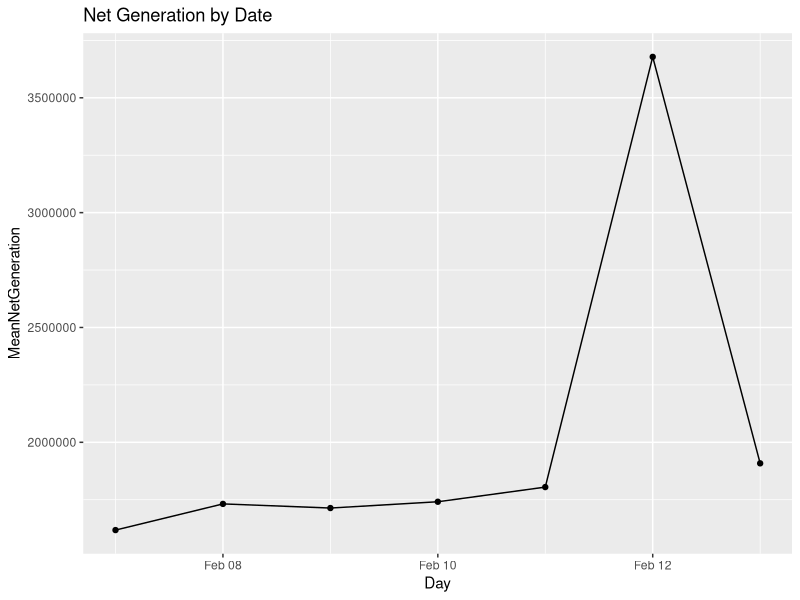

This chart was generated by the following R code: (Note: this script raises an error after producing the figure.)

# Big Data - Exercise 1

# Yudit Halperin - 324216589
# Ortal
# Asnat


library(ggplot2)
library(lubridate)
pdf("Week3_power.pdf")


######################################### PART ONE

# Read data from table
originalTable <- read.delim('Ex1/data/table.tsv')

# Add a DateTime column
originalTable$DateTime <- as.POSIXct(originalTable$megawatthours, tz = "EST", "%H:%M EST %m/%d/%Y")

# Order the table by date
orderedTable <- originalTable[ order(originalTable$DateTime), ]

# Set the location dimension
locationsOnce <- c("BPAT", "CISO", "CPLE", "ERCO", "FPL", "ISNE", "MISO",
                   "NYIS", "PACW", "PJM", "United.States.Lower.48..region.")
locations <- vector()
for(j in locationsOnce) {
  for(i in seq(1536)) {
    locations <- c(locations, j)
  }
}

# Set the time dimension
times <- c(orderedTable$DateTime, orderedTable$DateTime, orderedTable$DateTime,
           orderedTable$DateTime, orderedTable$DateTime, orderedTable$DateTime,
           orderedTable$DateTime, orderedTable$DateTime, orderedTable$DateTime,
           orderedTable$DateTime, orderedTable$DateTime)

# Convert to EST time zone
attr(times, "tzone") <- "EST"

# Set the net generations
netgens <- vector()
for (i in list("Net.generation", "Net.generation.1", "Net.generation.2",
               "Net.generation.3", "Net.generation.4", "Net.generation.5", 
               "Net.generation.6", "Net.generation.7", "Net.generation.8",
               "Net.generation.9", "Net.generation.10")) {
  netgens <- c(netgens, orderedTable[,i])
}

# Create data frame
df <- data.frame(location = locations,
                 time = times,
                 netgen = netgens)
row.names(df) <- NULL
sortedDf <- df[order(df$time),]

# Create data cube
dataCube <-
  tapply(df$netgen,
         df[,c("location", "time")],
         FUN = sum )

# Relevant Range (07-02-2021 to 14-02-2021)
rng <- 720:887
dataCube <- dataCube[, 720:887]

# Aggregate by day
# Find the members of each day
rollup <- cut(as.numeric(as.POSIXct(dimnames(dataCube)$time )),
              c(as.numeric(as.POSIXct("2021-02-06 23:00:00 EST")),
                as.numeric(as.POSIXct("2021-02-07 23:00:00 EST")),
                as.numeric(as.POSIXct("2021-02-08 23:00:00 EST")),
                as.numeric(as.POSIXct("2021-02-09 23:00:00 EST")),
                as.numeric(as.POSIXct("2021-02-10 23:00:00 EST")),
                as.numeric(as.POSIXct("2021-02-11 23:00:00 EST")),
                as.numeric(as.POSIXct("2021-02-12 23:00:00 EST")),
                as.numeric(as.POSIXct("2021-02-13 23:00:00 EST"))),
              dig.lab = 8)


rollup.group <- split( dimnames(dataCube)$time, rollup )
n.dayLevels <- length(rollup.group)

aggregatedCube <- lapply(
  rollup.group, function(k)
    apply( dataCube[,k], c("location"), sum, na.rm = T )
)
new.dataCube <- dataCube[,1:n.dayLevels]

# Apply the new values
for (i in seq(n.dayLevels))
  new.dataCube[,i] <- aggregatedCube[[i]]

# Rectify the time dimension name and levels - convert it to
# the name "day" and apply day values to it
dimlist <- dimnames(new.dataCube)
timecol <- which(names(dimlist) == "time")
names(dimlist)[timecol] <- "day"
reformatDate <- function(x) as.Date(x)

dimlist$day <- c("2021-02-07", "2021-02-08", "2021-02-09", "2021-02-10",
                 "2021-02-11", "2021-02-12", "2021-02-13")

dimnames(new.dataCube) <- dimlist

# Calculate the means
means <- vector()

for ( i in dimlist$day ) {
  means[[ i ]] <- mean( new.dataCube[,i] )
}

# rearrange in a new, temporary dataframe
DF <- data.frame ( Day = dimlist$day, MeanNetGeneration = means)
DF$Day <- as.Date(DF$Day)

# Display English dates
Sys.setlocale("LC_TIME", "English")

#Plot
print(ggplot(DF, aes(Day, MeanNetGeneration))
      + geom_point() 
      + geom_line()
      + ggtitle("Net Generation by Date"))



######################################### PART TWO

# Read data from table
originalTable <- read.delim('Ex1/data/table.tsv')

# Add a DateTime column
originalTable$DateTime <- as.POSIXct( originalTable$megawatthours, tz = "EST",
                                      "%H:%M EST %m/%d/%Y" )

# Order the table by date
orderedTable <- originalTable[ order(originalTable$DateTime), ]
dates <- orderedTable[, 'DateTime']

# Set the location dimension
locationsOnce <- c( "CPLE", "FPL", "ISNE","NYIS",  "PJM")
locations <- vector()
for(j in locationsOnce) {
  for(i in seq(1536)) {
    locations <- c(locations, j)
  }
}

# Set the demands
demands <- vector()
for (i in list("Demand.2", "Demand.4",  "Demand.5", "Demand.7", "Demand.9")) {
  demands <- c(demands, orderedTable[,i])
}

# Set the time dimension
times <- c(dates, dates, dates, dates, dates)
# Convert to EST time zone
attr(times, "tzone") <- "EST"

# Create data frame
df <- data.frame(location = locations,
                 time = times,
                 demand = demands)
row.names(df) <- NULL

# Create data cube
dataCube <-
  tapply(df$demand,
         df[,c("location", "time")],
         FUN = sum )

# Relevant Range (07-02-2021 to 14-02-2021)
rng <- 720:887
dataCube <- dataCube[, 720:887]

# Retrieving the required hour
slicedCube <- dataCube[,(hour(dimnames(dataCube)$time)>=10 & hour(dimnames(dataCube)$time)<=18) |
                         (hour(dimnames(dataCube)$time)>=20 & hour(dimnames(dataCube)$time)<=23) |
                         (hour(dimnames(dataCube)$time)>=0 & hour(dimnames(dataCube)$time)<=3)]

# Rollup
rollup <- cut(hour(dimnames(slicedCube)$time),
              c(-1,0,1,2,3,10,11,12,13,14,15,16,17,18,20,21,22,23),
              dig.lab = 17)


rollup.group <- split( dimnames(slicedCube)$time, rollup )
newSize <- length(rollup.group)

# Aggregate by day
aggregatedCube <- lapply(
  rollup.group, function(k)
    apply( slicedCube[,k], c("location"), sum, na.rm = T )
)

newCube  <- slicedCube[,1:newSize]
for (i in seq(newSize))
  newCube [,i] <- aggregatedCube[[i]]

demanddimlist <- dimnames(newCube)
timecol <- which(names(demanddimlist) == "time")
names(demanddimlist)[timecol] <- "hour"
demanddimlist$hour <- c("00:00", "01:00", "02:00", "03:00", "10:00", "11:00",
                        "12:00", "13:00", "14:00", "15:00", "16:00", "17:00",
                        "18:00", "20:00", "21:00", "22:00", "23:00")
dimnames(newCube) <- demanddimlist

firstRange <- newCube[,5:13]
secondRange <- newCube[,c(14,15,16,17,1,2,3,4)]

# Calculate the means
meansFirstRange <- vector()
meansSecondRange <- vector()

hourList1 <- c( "10:00", "11:00", "12:00", "13:00", "14:00", "15:00", "16:00", "17:00", "18:00")
hourList2 <- c("20:00", "21:00", "22:00", "23:00", "00:00", "01:00", "02:00", "03:00" )

for ( i in hourList1 ) {
  meansFirstRange[[ i ]] <- mean( firstRange[,i]/5 )
}

for ( i in hourList3 ) {
  meansSecondRange[[ i ]] <- mean( secondRange[,i]/5 )
}


# rearrange in new, temporary dataframes
DF1 <- data.frame ( Hour = hourList1, MeanDemand = meansFirstRange)
DF2 <- data.frame ( Hour = hourList2, MeanDemand = meansSecondRange)


DF1$Hour <- factor (dimnames(firstRange)$hour, levels = hourList1)
DF1$Hour <- as.numeric(DF1$Hour)

DF2$Hour <- factor (dimnames(secondRange)$hour, levels = hourList2)
DF2$Hour <- as.numeric(DF2$Hour)

# Plot regression lines
LM1 <- lm( MeanDemand ~ Hour, data = DF1)
a1 <- coef(LM1)[1]
b1 <- coef(LM1)[2]
print(ggplot(DF1, aes(Hour, MeanDemand), lwd=1, group=1)
      + geom_point() 
      + geom_abline(aes(intercept = a1, slope = b1), lwd=1, show.legend=TRUE )
      + scale_x_discrete(limits=hourList1) 
      + theme(legend.position = "bottom")
      + geom_line(show.legend = "TRUE")
      + ggtitle("Regression Line Describing the Power Demand at Daytime")
      + labs(y="Demand", x="Time"))

LM2 <- lm( MeanDemand ~ Hour, data = DF2)
a2 <- coef(LM2)[1]
b2 <- coef(LM2)[2]
print(ggplot(DF2, aes(Hour, MeanDemand), lwd=1, group=1)
      + geom_point() 
      + geom_abline(aes(intercept = a2, slope = b2), lwd=1, show.legend=TRUE )
      + scale_x_discrete(limits=hourList2) 
      + theme(legend.position = "bottom")
      + geom_line(show.legend = "TRUE")
      + ggtitle("Regression Line Describing the Power Demand in the Afternoon")
      + labs(y="Demand", x="Time"))


dev.off()
